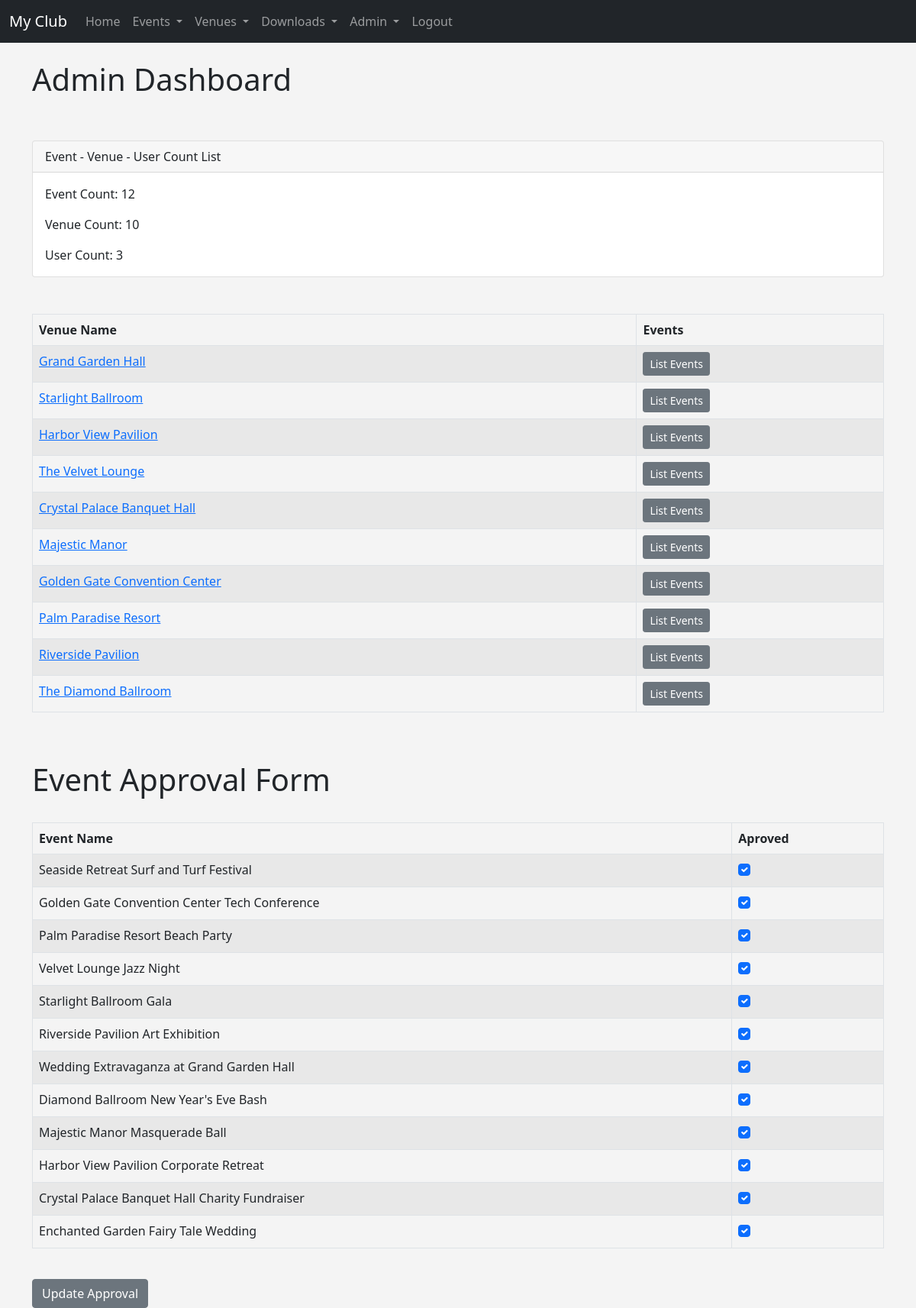
Screenshot of /admin_approval (signed in) with the database file from the repository.
### events/models.py (models this page shows, shortened)
class Venue(models.Model):
	name = models.CharField('Venue Name', max_length=120)
	address = models.CharField(max_length=300)
	zip_code = models.CharField('Zip Code', max_length=15)
	phone = models.CharField('Contact Phone', max_length=25, blank=True)
	web = models.URLField('Website Address', blank=True)
	email_address = models.EmailField('Email Address', blank=True)
	owner = models.IntegerField("Venue Owner", blank=False, default=1)
	def __str__(self):
		return self.name

class Event(models.Model):
	name = models.CharField('Event Name', max_length=120)
	event_date = models.DateTimeField('Event Date')
	venue = models.ForeignKey(Venue, blank=True, null=True, on_delete=models.CASCADE)
	manager = models.ForeignKey(User, blank=True, null=True, on_delete=models.SET_NULL)
	description = models.TextField(blank=True)
	attendees = models.ManyToManyField(MyClubUser, blank=True)
	approved = models.BooleanField('Aprroved', default=False)
	def __str__(self):
		return self.name

### events/views.py (the view)
# urls.py: path('admin_approval', views.admin_approval, name='admin-approval'),
@login_required(login_url='login')
def admin_approval(request):
	venue_list = Venue.objects.all()
	event_count = Event.objects.all().count()
	venue_count = Venue.objects.all().count()
	user_count = User.objects.all().count()
	event_list = Event.objects.all().order_by('-event_date')
	if request.user.is_superuser:
		if request.method == "POST":
			id_list = request.POST.getlist('boxes')
			event_list.update(approved=False)
			for x in id_list:
				Event.objects.filter(pk=int(x)).update(approved=True)
			messages.success(request, ("Event List Approval Has Been Updated!"))
			return redirect('list-events')
		else:
			return render(request, 'events/admin_approval.html',
				{"event_list": event_list,
				"event_count":event_count,
				"venue_count":venue_count,
				"user_count":user_count,
				"venue_list":venue_list})
	else:
		messages.success(request, ("You aren't authorized to view this page!"))
		return redirect('list-events')

### events/templates/events/admin_approval.html (shortened to what this page needs)
{% extends 'base.html' %}
{% block content %}
<h1>Admin Dashboard</h1>
<br/><br/>
<form action="" method=POST>
    <div class="card">
        <div class="card-header">
            Event - Venue - User Count List
        </div>
        <div class="card-body">
            <p class="card-text">Event Count: {{event_count}}</p>
            <p class="card-text">Venue Count: {{venue_count}}</p>
            <p class="card-text">User Count: {{user_count}}</p>
        </div>
    </div>
    <br/><br/>
    <table class="table table-striped table-hover table-bordered">
        <thead>
            <tr>
            <th scope="col">Venue Name</th>
            <th scope="col">Events</th>
            </tr>
        </thead>
        <tbody>
            {% for venue in venue_list %}
            <tr>
                <td>
                <a href="{% url 'venue-detail' venue.id %}">{{ venue }}</a>
                </td>
                <td>
                    <a href="{% url 'venue-events' venue.id %}" class="btn btn-sm btn-secondary">List Events</a>
                </td>
            </tr>
            {% endfor %}
        </tbody>
    </table>
    <br/><br/>
    <h1>Event Approval Form</h1>
    <br/>
    <table class="table table-striped table-hover table-bordered">
    <thead>
        <tr>
        <th scope="col">Event Name</th>
        <th scope="col">Aproved</th>
        </tr>
    </thead>
    <tbody>
    {% for event in event_list %}
        <tr>
            <td>{{event }}</td>
            <td>
                {% if event.approved %}
                <div class="form-check">
                    <input class="form-check-input" type="checkbox" checked="checked" value={{event.id}} name="boxes">
                </div>
                {% else %}
                <div class="form-check">
                    <input class="form-check-input" type="checkbox" value={{event.id}} name="boxes">
                </div>
                {% endif %}
            </td>
        </tr>
    {% endfor %}
    </tbody>
    </table>
    <br/>
    <button class='btn btn-secondary' type="submit">Update Approval</button>
{% endblock %}

### events/templates/base.html (style rules this page uses)
body { background: #f4f4f4; }

### rows the page displays
Venue: name "Grand Garden Hall"
Venue: name "Starlight Ballroom"
Venue: name "Harbor View Pavilion"
Venue: name "The Velvet Lounge"
Venue: name "Crystal Palace Banquet Hall"
Venue: name "Majestic Manor"
Venue: name "Golden Gate Convention Center"
Venue: name "Palm Paradise Resort"
Venue: name "Riverside Pavilion"
Venue: name "The Diamond Ballroom"
Event: name "Seaside Retreat Surf and Turf Festival"
Event: name "Golden Gate Convention Center Tech Conference"
Event: name "Palm Paradise Resort Beach Party"
Event: name "Velvet Lounge Jazz Night"
Event: name "Starlight Ballroom Gala"
Event: name "Riverside Pavilion Art Exhibition"
Event: name "Wedding Extravaganza at Grand Garden Hall"
Event: name "Diamond Ballroom New Year's Eve Bash"
Event: name "Majestic Manor Masquerade Ball"
Event: name "Harbor View Pavilion Corporate Retreat"
Event: name "Crystal Palace Banquet Hall Charity Fundraiser"
Event: name "Enchanted Garden Fairy Tale Wedding"

### other values shown
{{ event_count }} "12"
{{ venue_count }} "10"
{{ user_count }} "3"
